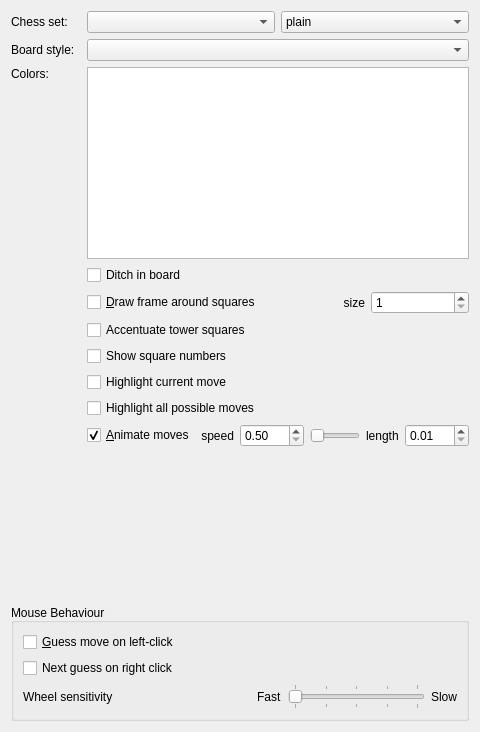
     <widget class="QWidget" name="tabGeneral">
      <attribute name="title">
       <string>&amp;Board</string>
      </attribute>
      <layout class="QGridLayout">
       <item row="5" column="2">
        <layout class="QHBoxLayout" name="horizontalLayout_6">
         <property name="topMargin">
          <number>0</number>
         </property>
         <item>
          <widget class="QCheckBox" name="boardFrameCheck">
           <property name="enabled">
            <bool>true</bool>
           </property>
           <property name="text">
            <string>&amp;Draw frame around squares</string>
           </property>
          </widget>
         </item>
         <item>
          <widget class="QLabel" name="label_13">
           <property name="text">
            <string>size</string>
           </property>
           <property name="alignment">
            <set>Qt::AlignRight|Qt::AlignTrailing|Qt::AlignVCenter</set>
           </property>
          </widget>
         </item>
         <item>
          <widget class="QSpinBox" name="boardFrameSize">
           <property name="minimum">
            <number>1</number>
           </property>
           <property name="maximum">
            <number>20</number>
           </property>
          </widget>
         </item>
        </layout>
       </item>
       <item row="10" column="2">
        <layout class="QHBoxLayout" name="horizontalLayout_4">
         <item>
          <widget class="QCheckBox" name="animateMovesCheck">
           <property name="toolTip">
            <string>Show piece animations when replaying moves?</string>
           </property>
           <property name="text">
            <string>&amp;Animate moves</string>
           </property>
           <property name="checked">
            <bool>true</bool>
           </property>
          </widget>
         </item>
         <item>
          <widget class="QLabel" name="label_11">
           <property name="toolTip">
            <string>Spped of movement is squares per second</string>
           </property>
           <property name="text">
            <string>speed</string>
           </property>
           <property name="alignment">
            <set>Qt::AlignRight|Qt::AlignTrailing|Qt::AlignVCenter</set>
           </property>
          </widget>
         </item>
         <item>
          <widget class="QDoubleSpinBox" name="animateMovesSpeed">
           <property name="toolTip">
            <string>Speed of piece movement in squares per second</string>
           </property>
           <property name="minimum">
            <double>0.500000000000000</double>
           </property>
           <property name="maximum">
            <double>100.000000000000000</double>
           </property>
           <property name="singleStep">
            <double>0.500000000000000</double>
           </property>
           <property name="value">
            <double>0.500000000000000</double>
           </property>
          </widget>
         </item>
         <item>
          <widget class="QSlider" name="animateMovesSpeedVsLength">
           <property name="sizePolicy">
            <sizepolicy hsizetype="Fixed" vsizetype="Fixed">
             <horstretch>0</horstretch>
             <verstretch>0</verstretch>
            </sizepolicy>
           </property>
           <property name="maximumSize">
            <size>
             <width>50</width>
             <height>16777215</height>
            </size>
           </property>
           <property name="toolTip">
            <string>This determines the length of a move animation in terms of speed (left) or a fixed length (right)</string>
           </property>
           <property name="maximum">
            <number>20</number>
           </property>
           <property name="orientation">
            <enum>Qt::Horizontal</enum>
           </property>
          </widget>
         </item>
         <item>
          <widget class="QLabel" name="label_12">
           <property name="toolTip">
            <string>The length of a move animation in seconds</string>
           </property>
           <property name="text">
            <string>length</string>
           </property>
          </widget>
         </item>
         <item>
          <widget class="QDoubleSpinBox" name="animateMovesLength">
           <property name="toolTip">
            <string>The length of a move animation in seconds</string>
           </property>
           <property name="minimum">
            <double>0.010000000000000</double>
           </property>
           <property name="maximum">
            <double>100.000000000000000</double>
           </property>
           <property name="singleStep">
            <double>0.500000000000000</double>
           </property>
          </widget>
         </item>
        </layout>
       </item>
       <item row="0" column="0">
        <widget class="QLabel" name="pieceThemeLabel">
         <property name="text">
          <string>Chess set:</string>
         </property>
         <property name="buddy">
          <cstring>pieceThemeCombo</cstring>
         </property>
        </widget>
       </item>
       <item row="11" column="0">
        <spacer>
         <property name="orientation">
          <enum>Qt::Vertical</enum>
         </property>
         <property name="sizeType">
          <enum>QSizePolicy::Expanding</enum>
         </property>
         <property name="sizeHint" stdset="0">
          <size>
           <width>20</width>
           <height>150</height>
          </size>
         </property>
        </spacer>
       </item>
       <item row="0" column="2">
        <layout class="QHBoxLayout">
         <item>
          <widget class="QComboBox" name="pieceThemeCombo">
           <property name="sizePolicy">
            <sizepolicy hsizetype="MinimumExpanding" vsizetype="Fixed">
             <horstretch>0</horstretch>
             <verstretch>0</verstretch>
            </sizepolicy>
           </property>
          </widget>
         </item>
         <item>
          <widget class="QComboBox" name="pieceEffect">
           <property name="sizePolicy">
            <sizepolicy hsizetype="MinimumExpanding" vsizetype="Fixed">
             <horstretch>0</horstretch>
             <verstretch>0</verstretch>
            </sizepolicy>
           </property>
           <property name="currentText">
            <string>plain</string>
           </property>
           <property name="currentIndex">
            <number>0</number>
           </property>
           <item>
            <property name="text">
             <string>plain</string>
            </property>
           </item>
           <item>
            <property name="text">
             <string>shadow</string>
            </property>
           </item>
          </widget>
         </item>
        </layout>
       </item>
       <item row="2" column="2">
        <widget class="ColorList" name="boardColorsList"/>
       </item>
       <item row="1" column="0">
        <widget class="QLabel" name="boardThemeLabel">
         <property name="text">
          <string>Board style:</string>
         </property>
         <property name="buddy">
          <cstring>boardThemeCombo</cstring>
         </property>
        </widget>
       </item>
       <item row="8" column="2">
        <widget class="QCheckBox" name="hilightCurrentMove">
         <property name="enabled">
          <bool>true</bool>
         </property>
         <property name="text">
          <string>Highlight current move</string>
         </property>
        </widget>
       </item>
       <item row="1" column="2">
        <widget class="QComboBox" name="boardThemeCombo">
         <property name="sizePolicy">
          <sizepolicy hsizetype="MinimumExpanding" vsizetype="Fixed">
           <horstretch>0</horstretch>
           <verstretch>0</verstretch>
          </sizepolicy>
         </property>
        </widget>
       </item>
       <item row="9" column="2">
        <widget class="QCheckBox" name="hilightAllMoves">
         <property name="toolTip">
          <string>When selected, all possible moves will be hilighted for a piece when the mouse is moved over it</string>
         </property>
         <property name="text">
          <string>Highlight all possible moves</string>
         </property>
        </widget>
       </item>
       <item row="6" column="2">
        <widget class="QCheckBox" name="boardTowerCheck">
         <property name="text">
          <string>Accentuate tower squares</string>
         </property>
        </widget>
       </item>
       <item row="7" column="2">
        <widget class="QCheckBox" name="boardSNumbersCheck">
         <property name="text">
          <string>Show square numbers</string>
         </property>
        </widget>
       </item>
       <item row="3" column="2">
        <widget class="QCheckBox" name="boardMoatCheck">
         <property name="text">
          <string>Ditch in board</string>
         </property>
        </widget>
       </item>
       <item row="2" column="0" colspan="2">
        <widget class="QLabel" name="label">
         <property name="text">
          <string>Colors:</string>
         </property>
         <property name="alignment">
          <set>Qt::AlignLeading|Qt::AlignLeft|Qt::AlignTop</set>
         </property>
         <property name="buddy">
          <cstring>boardColorsList</cstring>
         </property>
        </widget>
       </item>
       <item row="14" column="0" colspan="3">
        <widget class="QGroupBox" name="groupBox">
         <property name="sizePolicy">
          <sizepolicy hsizetype="Expanding" vsizetype="Preferred">
           <horstretch>0</horstretch>
           <verstretch>0</verstretch>
          </sizepolicy>
         </property>
         <property name="title">
          <string>Mouse Behaviour</string>
         </property>
         <property name="alignment">
          <set>Qt::AlignBottom|Qt::AlignLeading|Qt::AlignLeft</set>
         </property>
         <layout class="QVBoxLayout" name="verticalLayout_2">
          <property name="sizeConstraint">
           <enum>QLayout::SetDefaultConstraint</enum>
          </property>
          <item>
           <widget class="QCheckBox" name="guessMoveCheck">
            <property name="enabled">
             <bool>true</bool>
            </property>
            <property name="text">
             <string>&amp;Guess move on left-click</string>
            </property>
           </widget>
          </item>
          <item>
           <widget class="QCheckBox" name="guessNextMoveCheck">
            <property name="enabled">
             <bool>true</bool>
            </property>
            <property name="text">
             <string>Next guess on right click</string>
            </property>
           </widget>
          </item>
          <item>
           <layout class="QHBoxLayout" name="horizontalLayout_2">
            <item>
             <widget class="QLabel" name="labelWheel">
              <property name="text">
               <string>Wheel sensitivity</string>
              </property>
             </widget>
            </item>
            <item>
             <spacer name="horizontalSpacer">
              <property name="orientation">
               <enum>Qt::Horizontal</enum>
              </property>
              <property name="sizeHint" stdset="0">
               <size>
                <width>40</width>
                <height>20</height>
               </size>
              </property>
             </spacer>
            </item>
            <item>
             <widget class="QLabel" name="labelFast">
              <property name="text">
               <string>Fast</string>
              </property>
             </widget>
            </item>
            <item>
             <widget class="QSlider" name="minWheelCount">
              <property name="maximum">
               <number>240</number>
              </property>
              <property name="singleStep">
               <number>60</number>
              </property>
              <property name="pageStep">
               <number>60</number>
              </property>
              <property name="orientation">
               <enum>Qt::Horizontal</enum>
              </property>
              <property name="invertedAppearance">
               <bool>false</bool>
              </property>
              <property name="tickPosition">
               <enum>QSlider::TicksBothSides</enum>
              </property>
              <property name="tickInterval">
               <number>60</number>
              </property>
             </widget>
            </item>
            <item>
             <widget class="QLabel" name="label_10">
              <property name="text">
               <string>Slow</string>
              </property>
             </widget>
            </item>
           </layout>
          </item>
         </layout>
        </widget>
       </item>
      </layout>
     </widget>
